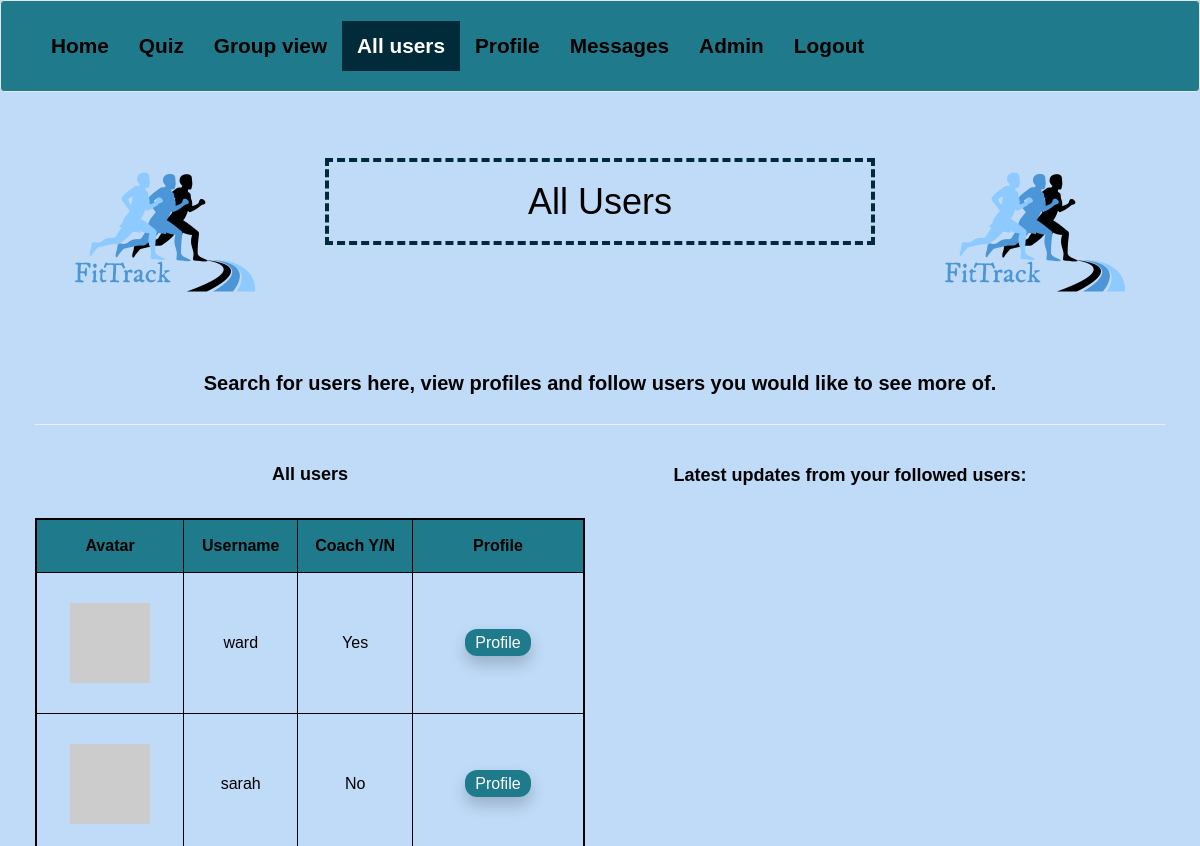
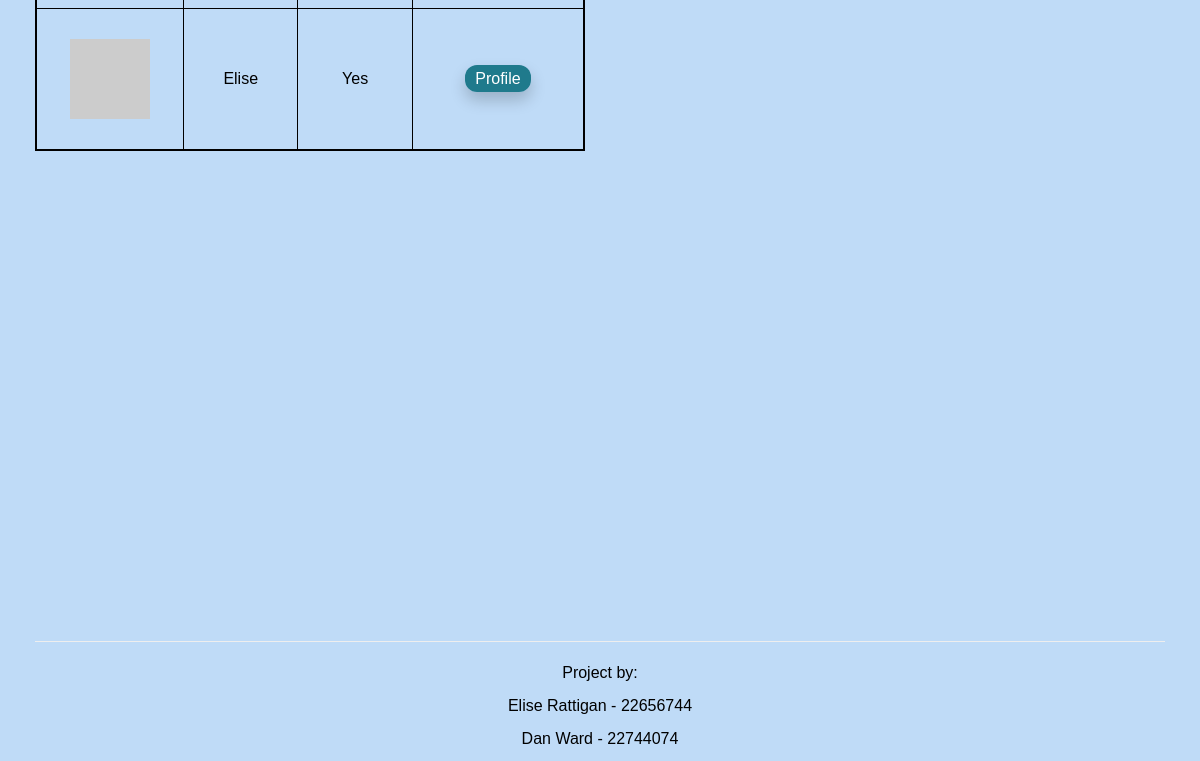
The app's page /users_page (signed in), older data (2 pictures, top to bottom).
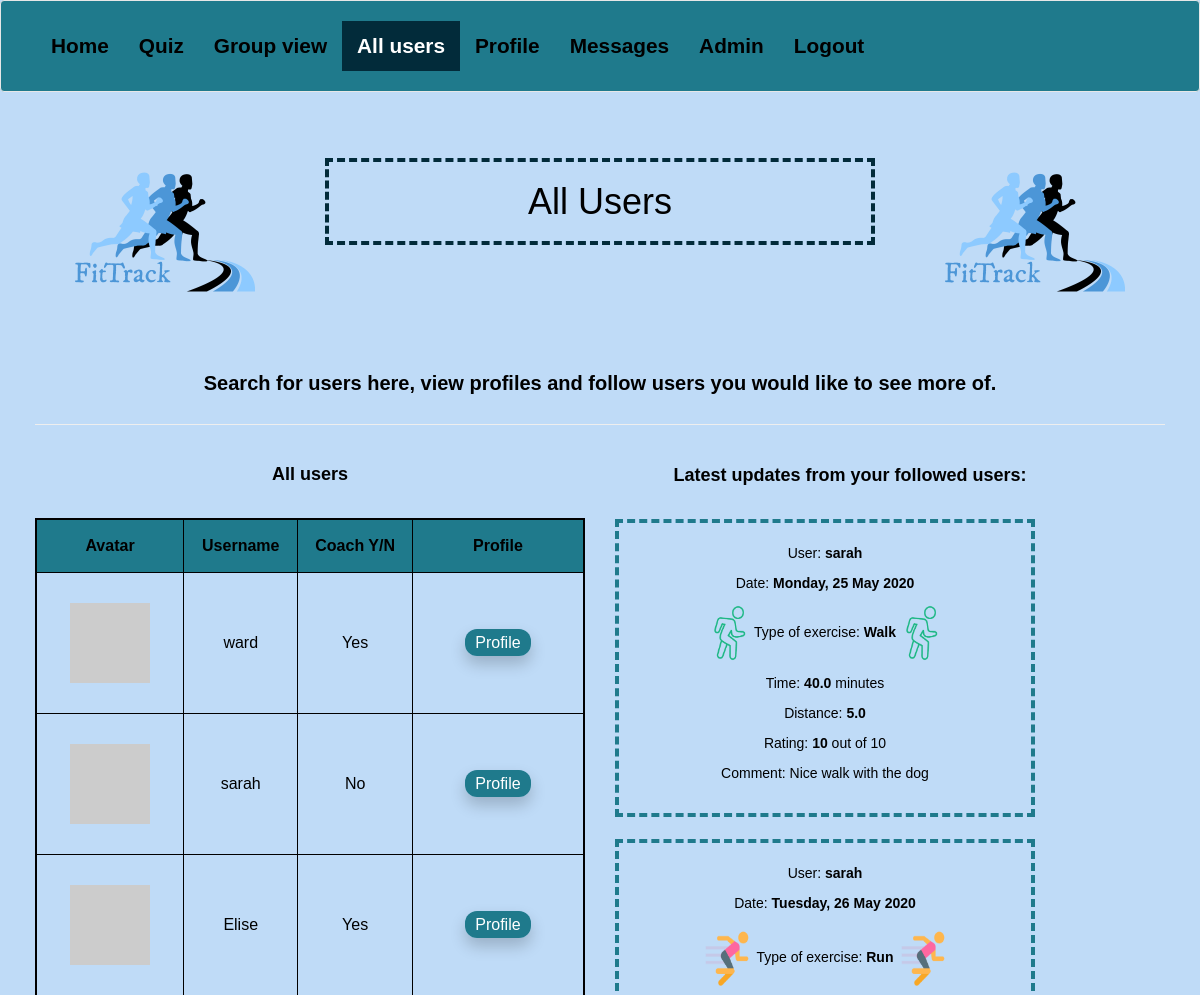
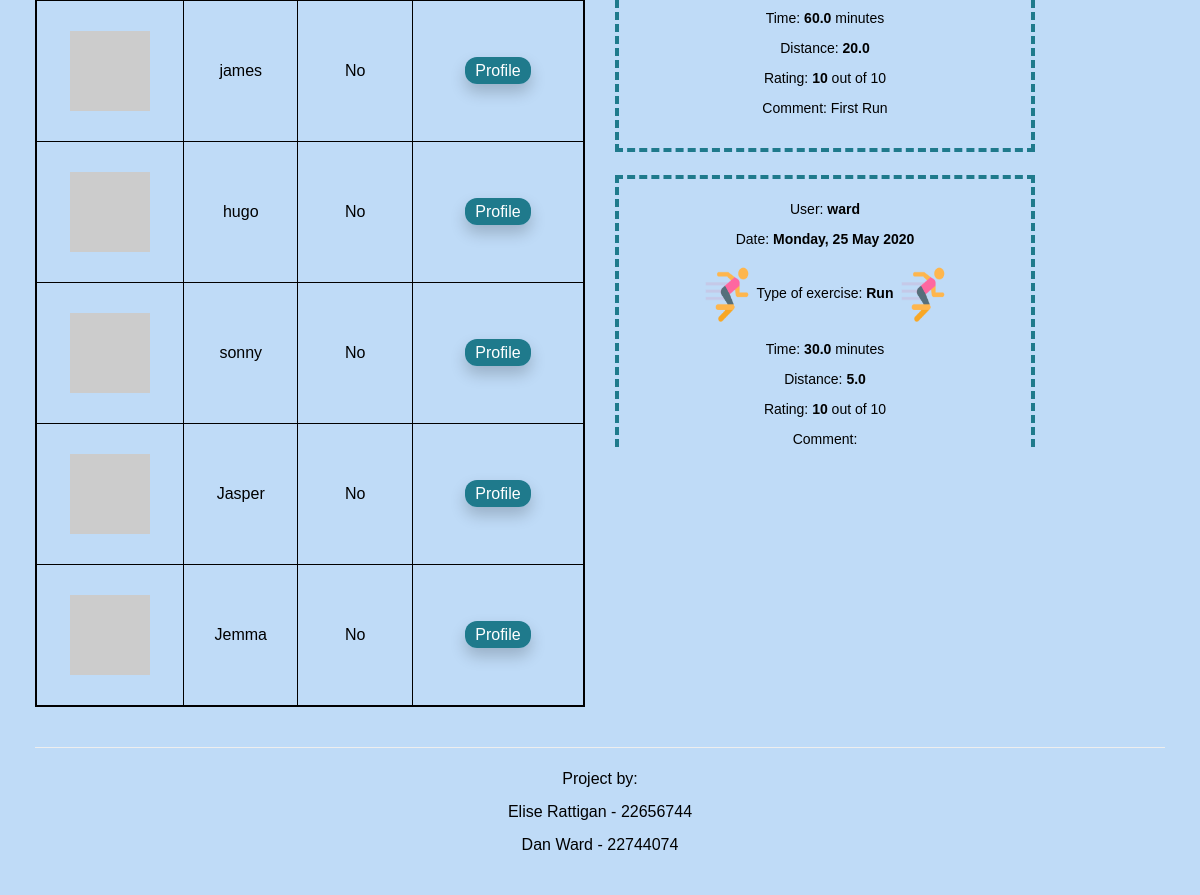
The same page, newer data (2 pictures, top to bottom).
### app/models.py (models this page shows, shortened)
class User(UserMixin, db.Model):
    id = db.Column(db.Integer, primary_key=True)
    username = db.Column(db.String(64), index=True, unique=True)
    email = db.Column(db.String(120), index=True, unique=True)
    password_hash = db.Column(db.String(128))
    is_coach = db.Column(db.Boolean, default=False)
    is_admin = db.Column(db.Boolean, default=False)
    exercise = db.relationship('Exercise', backref='user', lazy='dynamic')
    about_me = db.Column(db.String(140))
    goals = db.Column(db.String(140), default="Exercise more")
    last_seen = db.Column(db.DateTime, default=datetime.utcnow)
    followed = db.relationship(
        'User', secondary=followers,
        primaryjoin=(followers.c.follower_id == id),
        secondaryjoin=(followers.c.followed_id == id),
        backref=db.backref('followers', lazy='dynamic'), lazy='dynamic')
    messages_sent = db.relationship('Message',
                                    foreign_keys='Message.sender_id',
                                    backref='author', lazy='dynamic')
    messages_received = db.relationship('Message',
                                        foreign_keys='Message.recipient_id',
                                        backref='recipient', lazy='dynamic')
    last_message_read_time = db.Column(db.DateTime)
    token = db.Column(db.String(32), index=True, unique = True)
    token_expiration = db.Column(db.DateTime)
    def __repr__(self):
        return '{}'.format(self.username)
    def followed_posts(self):
        followed = Exercise.query.join(
            followers, (followers.c.followed_id == Exercise.user_id)).filter(
                followers.c.follower_id == self.id)
        own = Exercise.query.filter_by(user_id=self.id)
        return followed.union(own).order_by(Exercise.timestamp.desc())
    def avatar(self, size):
        digest = md5(self.email.lower().encode('utf-8')).hexdigest()
        return 'https://www.gravatar.com/avatar/{}?d=identicon&s={}'.format(digest, size)

class Exercise(db.Model):
    id = db.Column(db.Integer, primary_key=True)
    style = db.Column(db.String(140))
    time = db.Column(db.String(20))
    distance = db.Column(db.String(140))
    exercise_date = db.Column(db.DateTime)
    timestamp = db.Column(db.DateTime)
    rate_exercise = db.Column(db.String(140))
    exercise_comments = db.Column(db.String(140))
    user_id = db.Column(db.Integer, db.ForeignKey('user.id'))

### app/routes.py (the view)
@app.route('/users_page')
@login_required
def users_page():
    users = User.query.all()
    followed_posts = current_user.followed_posts().all()
    return render_template("userview.html", title="All Users", users=users, followed_posts=followed_posts)

### app/models.py (called while the page is built)
@login.user_loader
def load_user(id):
    return User.query.get(int(id))

### app/routes.py (called while the page is built)
@app.before_request
def before_request():
    if current_user.is_authenticated:
        current_user.last_seen = datetime.utcnow()
        db.session.commit()

### app/templates/userview.html
{% extends "base.html" %}
{% block content %}
<div class="container-fluid">
  <div class="row">
    <div class="col-sm-3 text-center">
      <img src="/static/assets/logo.png" alt="App logo">
    </div>
    <div class="col-sm-6 text-center">
      <br>
      <br>
      <h1 class="welcome">All Users</h1>
    </div>
    <div class="col-sm-3 text-center">
        <img src="/static/assets/logo.png" alt="App logo">
    </div>
  </div>
  <div class="row">
    <div class="col-sm-12 text-center">
      <h2>Search for users here, view profiles and follow users you would like to see more of.</h2>
    </div>
  </div>
  <hr>
  <div class="row">
    <div class="col-sm-6 text-center">
      <h3>All users</h3>
      <br>
      <table class="user-table" align="center">
        <tr>
          <th class="table-avatar">Avatar</th>
          <th class="table-username">Username</th>
          <th class="table-coach">Coach Y/N</th>
          <th class="table-profile">Profile</th>
        </tr>
          {% for user in users %}
            {% if user != current_user %}
            <tr>
            <td><img src="{{ user.avatar(128) }}"></td>
            <td style="text-align: center">{{ user.username }}</td>
            {% if user.is_coach %}
            <td style="text-align: center">Yes</td>
            {% else %}
            <td style="text-align: center">No</td>
            {% endif %}
            <td><a class="button-link" href="{{ url_for('user', username=user.username) }}">Profile</a></td>
            </tr>
            {% endif %}
          {% endfor %}
      </table>
    </div>
    <div class="col-sm-1"></div>
    <div class="col-sm-6 text-center" id="user-exercise-list">
      <h3>Latest updates from your followed users:</h3>
      <br>
      {% for exercise in followed_posts %}
        {% if exercise.user_id != current_user.id %}
          {% include '_exercise.html' %}
          <br>
        {% endif %}
      {% endfor %}
      </div>
      <div class="col-sm-1"></div>
  </div>
</div>
{% endblock %}

### app/templates/base.html (shortened to what this page needs)
<!DOCTYPE html>
<html lang="en">
    <head>
    <link rel="stylesheet" href="https://maxcdn.bootstrapcdn.com/bootstrap/3.4.1/css/bootstrap.min.css">
    <link rel="stylesheet" href="/static/css/stylesheet.css">
    </head>
    <body {% block body_attrs %}{% endblock %}>
      <nav class="navbar navbar-default">
        <div class="container-fluid">
          <ul class="nav navbar-nav">
            <li {% if request.path == url_for('index') or request.path == '/' %}class="active"{% endif %}><a href="{{ url_for('index') }}">Home</a></li>
            {% if current_user.is_anonymous %}
            <li {% if request.path == url_for('login') %}class="active"{% endif %}><a href="{{ url_for('login') }}">Login</a></li>
            {% else %}
            <li {% if request.path == url_for('quiz') %}class="active"{% endif %}><a href="{{ url_for('quiz') }}">Quiz</a></li>
            <li {% if request.path == url_for('groupview') %}class="active"{% endif %}><a href="{{ url_for('groupview') }}">Group view</a></li>
            <li {% if request.path == url_for('users_page') %}class="active"{% endif %}><a href="{{ url_for('users_page') }}">All users</a></li>
            <li {% if request.path == url_for('user', username=current_user.username) %}class="active"{% endif %}><a href="{{ url_for('user', username=current_user.username) }}">Profile</a></li>
            <li {% if request.path == url_for('messages', username=current_user.username) %}class="active"{% endif %}><a href="{{ url_for('messages', username=current_user.username) }}">{{ ('Messages') }}</a></li>
            {% if current_user.is_admin %}
            <li {% if request.path == url_for('admin_login') %}class="active"{% endif %}><a href="{{ url_for('admin_login') }}">Admin</a></li>
            {% endif %}
            <li><a href="{{ url_for('logout') }}">Logout</a></li>
            {% endif %}
          </ul>
        </div>
      </nav>
      {% block content %}{% endblock %}
      <div class="container-fluid text-center" style="margin-bottom:0">
        <div class="row">
          <div class="col-sm-12">
            <hr>
            <p>Project by:</p>
            <p>Elise Rattigan - 22656744</p>
            <p>Dan Ward - 22744074</p>
          </div>
        </div>
      </div>
    </body>
</html>

### app/templates/_exercise.html
<div class="exercise-text">
  <br>
  <p>User: <b>{{ exercise.user }}</b></p>
  <p>Date: <b>{{ exercise.exercise_date.strftime("%A, %d %B %Y") }}</b></p>
  {% if exercise.style == "Run" %}
  <p><span><img src='/static/assets/running-small.png' id='run-small'></span>Type of exercise: <b>{{ exercise.style }}</b><span><img src='/static/assets/running-small.png' id='run-small'></span></p>
  {% elif exercise.style == "Walk" %}
  <p><span><img src='/static/assets/walk-small.png' id='walk-small'></span>Type of exercise: <b>{{ exercise.style }}</b><span><img src='/static/assets/walk-small.png' id='walk-small'></span></p>
  {% endif %}
  <p>Time: <b>{{ exercise.time }}</b> minutes</p>
  <p>Distance: <b>{{exercise.distance }}</b></p>
  <p>Rating: <b>{{ exercise.rate_exercise }}</b> out of 10</p>
  <p>Comment: {{ exercise.exercise_comments }}</p>
  <br>
</div>

### app/static/css/stylesheet.css (style rules this page uses)
body { color: #000; background-color: #BFDBF7; font-family: sans-serif; font-size: 16px; }
.navbar { margin-bottom: 0; padding-bottom: 0; background-color: #1F7A8C; font-size: 1.3em; }
.navbar-default .navbar-nav .active a, .navbar-default .navbar-nav .active a:focus, .navbar-default .navbar-nav .active a:hover { color: #FFF; background-color: #022B3A; font-weight: bold; }
.navbar-default .navbar-nav li a, .navbar-default .navbar-nav li a:focus, .navbar-default .navbar-nav li a:hover { color: #000; background-color: #1F7A8C; font-weight: bold; }
h2 { font-size: 20px; font-weight: bold; }
h3 { font-size: 18px; font-weight: bold; }
.container-fluid { margin: 20px; }
table { border: 2px solid black; }
th { border: 1px solid black; padding: 15px; text-align: center; background-color: #1F7A8C; }
td { border: 1px solid black; padding: 10px; }
.button-link { background-color: #1F7A8C; color: white; font-size: 16px; padding: 5px 10px; border-radius: 12px; box-shadow: 0 8px 16px 0 rgba(0, 0, 0, 0.2) }
img { margin: auto; padding: 20px; }
.welcome { margin: auto; padding: 20px; border: 4px dashed #022B3A; }
.exercise-text { border: 4px dashed #1F7A8C; padding: 0px; margin-right: 50px; font-size: 14px; }
#run-small { height: 70px; width: 60px; padding: 0px; margin: 0px; }
#walk-small { height: 60px; width: 50px; padding: 0px; margin: 0px; }
#user-exercise-list { height: 1000px; width: 500px; overflow: auto; }
.user-table { width: 100%; }
.table-avatar { width: 25%; }
.table-username { width: 20%; }
.table-coach { width: 20%; }
.table-profile { width: 30%; }

Row changes from the older to the newer data that the page shows:
added User: username "james", is_coach "No"
added User: username "hugo", is_coach "No"
added User: username "sonny", is_coach "No"
added User: username "Jasper", is_coach "No"
added User: username "Jemma", is_coach "No"
now on this page (row unchanged): Exercise: user "sarah", exercise_date "Monday, 25 May 2020", style "Walk", time "40.0", distance "5.0", rate_exercise "10", exercise_comments "Nice walk with the dog"
now on this page (row unchanged): Exercise: user "sarah", exercise_date "Tuesday, 26 May 2020", style "Run", time "60.0", distance "20.0", rate_exercise "10", exercise_comments "First Run"
now on this page (row unchanged): Exercise: user "ward", exercise_date "Monday, 25 May 2020", style "Run", time "30.0", distance "5.0", rate_exercise "10"
